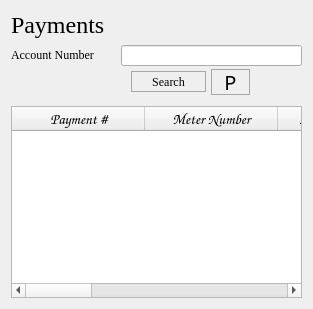
                       <widget class="QWidget" name="pay_view">
                        <layout class="QVBoxLayout" name="verticalLayout_20">
                         <item>
                          <widget class="QLabel" name="label_29">
                           <property name="font">
                            <font>
                             <family>Georgia</family>
                             <pointsize>18</pointsize>
                             <weight>50</weight>
                             <italic>false</italic>
                             <bold>false</bold>
                            </font>
                           </property>
                           <property name="text">
                            <string>Payments</string>
                           </property>
                          </widget>
                         </item>
                         <item>
                          <widget class="QWidget" name="widget_51" native="true">
                           <property name="minimumSize">
                            <size>
                             <width>0</width>
                             <height>55</height>
                            </size>
                           </property>
                           <layout class="QHBoxLayout" name="horizontalLayout_27">
                            <property name="spacing">
                             <number>0</number>
                            </property>
                            <property name="leftMargin">
                             <number>0</number>
                            </property>
                            <property name="topMargin">
                             <number>0</number>
                            </property>
                            <property name="rightMargin">
                             <number>0</number>
                            </property>
                            <property name="bottomMargin">
                             <number>0</number>
                            </property>
                            <item>
                             <widget class="QWidget" name="widget_52" native="true"/>
                            </item>
                            <item>
                             <widget class="QWidget" name="widget_53" native="true">
                              <property name="minimumSize">
                               <size>
                                <width>291</width>
                                <height>0</height>
                               </size>
                              </property>
                              <widget class="QLabel" name="label_32">
                               <property name="geometry">
                                <rect>
                                 <x>0</x>
                                 <y>0</y>
                                 <width>101</width>
                                 <height>20</height>
                                </rect>
                               </property>
                               <property name="font">
                                <font>
                                 <family>Georgia</family>
                                 <weight>50</weight>
                                 <italic>false</italic>
                                 <bold>false</bold>
                                </font>
                               </property>
                               <property name="text">
                                <string>Account Number</string>
                               </property>
                              </widget>
                              <widget class="QPushButton" name="btnPay_Search">
                               <property name="geometry">
                                <rect>
                                 <x>120</x>
                                 <y>26</y>
                                 <width>75</width>
                                 <height>21</height>
                                </rect>
                               </property>
                               <property name="font">
                                <font>
                                 <family>Georgia</family>
                                 <weight>50</weight>
                                 <italic>false</italic>
                                 <bold>false</bold>
                                </font>
                               </property>
                               <property name="styleSheet">
                                <string notr="true">QPushButton {
	border: 1px solid rgb(167, 167, 167);
}
QPushButton:hover {	
	background-color: qlineargradient(spread:pad, x1:0, y1:0, x2:1, y2:1, stop:0 rgba(153, 153, 153, 122), stop:1 rgba(196, 196, 196, 106));
}

QPushButton:pressed {	
	background-color: qlineargradient(spread:pad, x1:0.54, y1:0, x2:0.517045, y2:1, stop:0 rgba(0, 0, 0, 54), stop:1 rgba(0, 189, 0, 174));
}

</string>
                               </property>
                               <property name="text">
                                <string>Search</string>
                               </property>
                              </widget>
                              <widget class="QLineEdit" name="txtPaySearch">
                               <property name="geometry">
                                <rect>
                                 <x>110</x>
                                 <y>0</y>
                                 <width>181</width>
                                 <height>21</height>
                                </rect>
                               </property>
                               <property name="font">
                                <font>
                                 <family>Garamond</family>
                                 <pointsize>11</pointsize>
                                 <weight>50</weight>
                                 <italic>false</italic>
                                 <bold>false</bold>
                                </font>
                               </property>
                               <property name="clearButtonEnabled">
                                <bool>true</bool>
                               </property>
                              </widget>
                              <widget class="QPushButton" name="btnPayRefresh">
                               <property name="geometry">
                                <rect>
                                 <x>200</x>
                                 <y>24</y>
                                 <width>39</width>
                                 <height>26</height>
                                </rect>
                               </property>
                               <property name="font">
                                <font>
                                 <family>Wingdings 3</family>
                                 <pointsize>15</pointsize>
                                 <weight>50</weight>
                                 <italic>false</italic>
                                 <bold>false</bold>
                                </font>
                               </property>
                               <property name="styleSheet">
                                <string notr="true">QPushButton {
	border: 1px solid rgb(167, 167, 167);
}
QPushButton:hover {	
	background-color: qlineargradient(spread:pad, x1:0, y1:0, x2:1, y2:1, stop:0 rgba(153, 153, 153, 122), stop:1 rgba(196, 196, 196, 106));
}

QPushButton:pressed {	
	background-color: qlineargradient(spread:pad, x1:0.54, y1:0, x2:0.517045, y2:1, stop:0 rgba(0, 0, 0, 54), stop:1 rgba(0, 189, 0, 174));
}

</string>
                               </property>
                               <property name="text">
                                <string>P</string>
                               </property>
                              </widget>
                             </widget>
                            </item>
                            <item>
                             <widget class="QWidget" name="widget_54" native="true"/>
                            </item>
                           </layout>
                          </widget>
                         </item>
                         <item>
                          <widget class="QTableWidget" name="pays_table">
                           <property name="selectionBehavior">
                            <enum>QAbstractItemView::SelectRows</enum>
                           </property>
                           <attribute name="horizontalHeaderDefaultSectionSize">
                            <number>133</number>
                           </attribute>
                           <attribute name="verticalHeaderVisible">
                            <bool>false</bool>
                           </attribute>
                           <column>
                            <property name="text">
                             <string>Payment #</string>
                            </property>
                            <property name="font">
                             <font>
                              <family>Comic Sans MS</family>
                              <pointsize>11</pointsize>
                             </font>
                            </property>
                           </column>
                           <column>
                            <property name="text">
                             <string>Meter Number</string>
                            </property>
                            <property name="font">
                             <font>
                              <family>Comic Sans MS</family>
                              <pointsize>11</pointsize>
                             </font>
                            </property>
                           </column>
                           <column>
                            <property name="text">
                             <string>Account Number</string>
                            </property>
                            <property name="font">
                             <font>
                              <family>Comic Sans MS</family>
                              <pointsize>11</pointsize>
                             </font>
                            </property>
                           </column>
                           <column>
                            <property name="text">
                             <string>Firstname</string>
                            </property>
                            <property name="font">
                             <font>
                              <family>Comic Sans MS</family>
                              <pointsize>11</pointsize>
                             </font>
                            </property>
                           </column>
                           <column>
                            <property name="text">
                             <string>Surname</string>
                            </property>
                            <property name="font">
                             <font>
                              <family>Comic Sans MS</family>
                              <pointsize>11</pointsize>
                             </font>
                            </property>
                           </column>
                           <column>
                            <property name="text">
                             <string>Address</string>
                            </property>
                            <property name="font">
                             <font>
                              <family>Comic Sans MS</family>
                              <pointsize>11</pointsize>
                             </font>
                            </property>
                           </column>
                           <column>
                            <property name="text">
                             <string>Payment Date</string>
                            </property>
                            <property name="font">
                             <font>
                              <family>Comic Sans MS</family>
                              <pointsize>11</pointsize>
                             </font>
                            </property>
                           </column>
                           <column>
                            <property name="text">
                             <string>Amount</string>
                            </property>
                            <property name="font">
                             <font>
                              <family>Comic Sans MS</family>
                              <pointsize>11</pointsize>
                             </font>
                            </property>
                           </column>
                          </widget>
                         </item>
                        </layout>
                       </widget>
